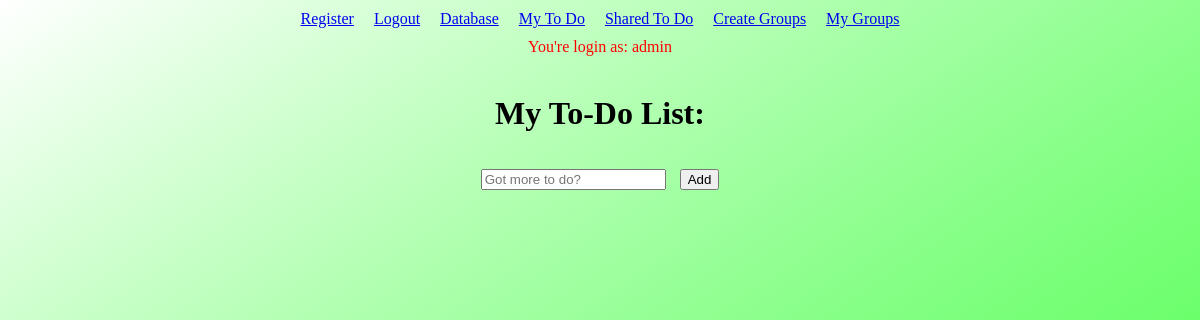
Before: /mytodo (signed in) with the older database file.
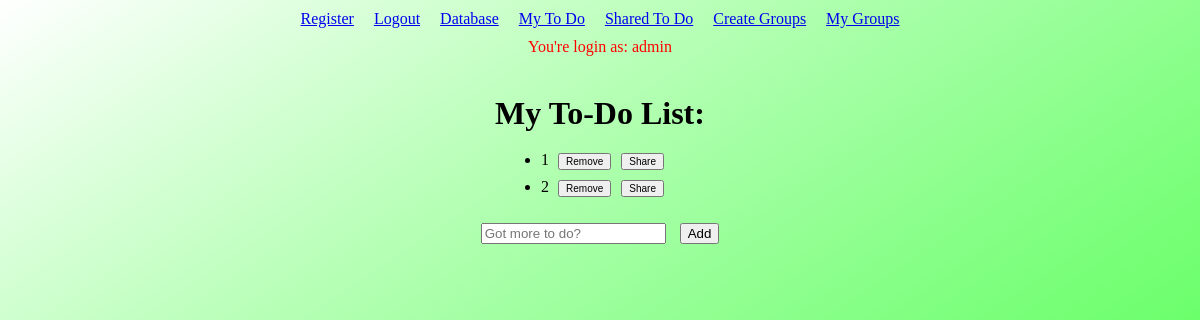
After: the same page with the newer database file.
### main.py (models this page shows)
class Todo(db.Model):
    id = db.Column(db.Integer, primary_key = True)
    text = db.Column(db.String(200))
    complete = db.Column(db.Boolean)
    shared = db.Column(db.Boolean)
    user_id = db.Column(db.Integer, db.ForeignKey('user.id'), nullable=False)

### main.py (the view)
@app.route("/mytodo")
@login_required
def mytodo():
    user  = current_user
    todos = Todo.query.filter_by(user_id = user.id)
    return render_template('mytodo.html', todos=todos, user=user)

### main.py (called while the page is built)
@login_manager.user_loader
def load_user(user_id):
    return User.query.get(int(user_id))

### templates/mytodo.html (shortened to what this page needs)
{% extends "layout.html" %}
{% block content %}
    <br>
    <h1>My To-Do List:</h1>
    <ul>
        {% for todo in todos %}
        <div class="Container">
            <form action="/remove/{{ todo.id }}" method="POST">
                <li> {{ todo.text }}   <input type="submit" value="Remove" style="font-size: 10px;">
            </form>
            <form action="/share/{{ todo.id }}" method="POST">
                <input type="submit" value="Share" style="font-size: 10px;">
            </form>
                <br>
        </div>
        {% endfor %}
    </ul>
    <form action="/add" method="POST">
        <input type="text" placeholder="Got more to do?" name="item" required>
        <input type="submit" value="Add">
    </form>
{% endblock %}

Changed rows visible on the page:
added Todo: text "1"
added Todo: text "2"
